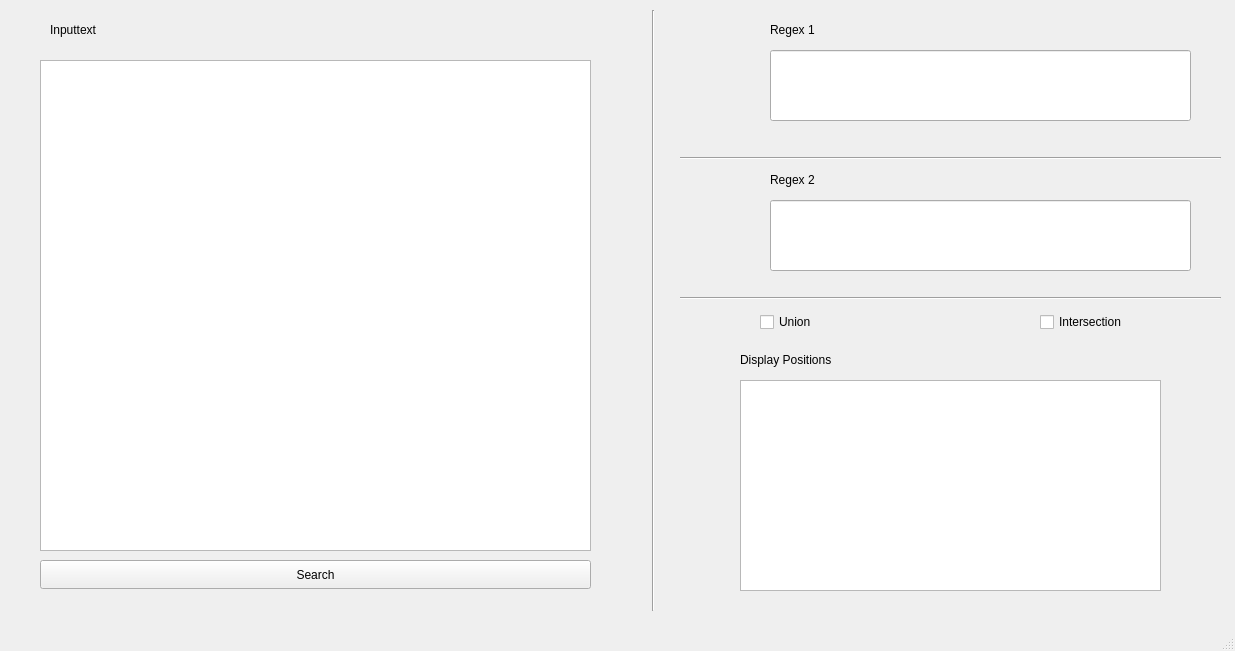
<?xml version="1.0" encoding="UTF-8"?>
<ui version="4.0">
 <class>MainWindow</class>
 <widget class="QMainWindow" name="MainWindow">
  <property name="geometry">
   <rect>
    <x>0</x>
    <y>0</y>
    <width>1235</width>
    <height>651</height>
   </rect>
  </property>
  <property name="windowTitle">
   <string>MainWindow</string>
  </property>
  <widget class="QWidget" name="centralwidget">
   <widget class="QTextEdit" name="givingtext_edit">
    <property name="geometry">
     <rect>
      <x>40</x>
      <y>60</y>
      <width>551</width>
      <height>491</height>
     </rect>
    </property>
   </widget>
   <widget class="QLabel" name="label">
    <property name="geometry">
     <rect>
      <x>50</x>
      <y>20</y>
      <width>91</width>
      <height>20</height>
     </rect>
    </property>
    <property name="text">
     <string>Inputtext</string>
    </property>
   </widget>
   <widget class="QLabel" name="label_2">
    <property name="geometry">
     <rect>
      <x>770</x>
      <y>20</y>
      <width>91</width>
      <height>20</height>
     </rect>
    </property>
    <property name="text">
     <string>Regex 1</string>
    </property>
   </widget>
   <widget class="QLabel" name="label_4">
    <property name="geometry">
     <rect>
      <x>770</x>
      <y>170</y>
      <width>91</width>
      <height>20</height>
     </rect>
    </property>
    <property name="text">
     <string>Regex 2</string>
    </property>
   </widget>
   <widget class="QLineEdit" name="Regexone_edit">
    <property name="geometry">
     <rect>
      <x>770</x>
      <y>50</y>
      <width>421</width>
      <height>71</height>
     </rect>
    </property>
   </widget>
   <widget class="QLineEdit" name="Regextwo_edit">
    <property name="geometry">
     <rect>
      <x>770</x>
      <y>200</y>
      <width>421</width>
      <height>71</height>
     </rect>
    </property>
   </widget>
   <widget class="Line" name="line">
    <property name="geometry">
     <rect>
      <x>643</x>
      <y>10</y>
      <width>20</width>
      <height>601</height>
     </rect>
    </property>
    <property name="orientation">
     <enum>Qt::Vertical</enum>
    </property>
   </widget>
   <widget class="Line" name="line_2">
    <property name="geometry">
     <rect>
      <x>680</x>
      <y>150</y>
      <width>541</width>
      <height>16</height>
     </rect>
    </property>
    <property name="orientation">
     <enum>Qt::Horizontal</enum>
    </property>
   </widget>
   <widget class="Line" name="line_3">
    <property name="geometry">
     <rect>
      <x>680</x>
      <y>290</y>
      <width>541</width>
      <height>16</height>
     </rect>
    </property>
    <property name="orientation">
     <enum>Qt::Horizontal</enum>
    </property>
   </widget>
   <widget class="QCheckBox" name="union_radio">
    <property name="geometry">
     <rect>
      <x>760</x>
      <y>310</y>
      <width>91</width>
      <height>24</height>
     </rect>
    </property>
    <property name="text">
     <string>Union</string>
    </property>
   </widget>
   <widget class="QCheckBox" name="intersection_radio">
    <property name="geometry">
     <rect>
      <x>1040</x>
      <y>310</y>
      <width>111</width>
      <height>24</height>
     </rect>
    </property>
    <property name="text">
     <string>Intersection</string>
    </property>
   </widget>
   <widget class="QTextBrowser" name="textBrowser">
    <property name="geometry">
     <rect>
      <x>740</x>
      <y>380</y>
      <width>421</width>
      <height>211</height>
     </rect>
    </property>
   </widget>
   <widget class="QLabel" name="label_3">
    <property name="geometry">
     <rect>
      <x>740</x>
      <y>350</y>
      <width>121</width>
      <height>20</height>
     </rect>
    </property>
    <property name="text">
     <string>Display Positions</string>
    </property>
   </widget>
   <widget class="QPushButton" name="pushButton">
    <property name="geometry">
     <rect>
      <x>40</x>
      <y>560</y>
      <width>551</width>
      <height>29</height>
     </rect>
    </property>
    <property name="text">
     <string>Search</string>
    </property>
   </widget>
  </widget>
  <widget class="QMenuBar" name="menubar">
   <property name="geometry">
    <rect>
     <x>0</x>
     <y>0</y>
     <width>1235</width>
     <height>26</height>
    </rect>
   </property>
  </widget>
  <widget class="QStatusBar" name="statusbar"/>
 </widget>
 <resources/>
 <connections/>
</ui>
